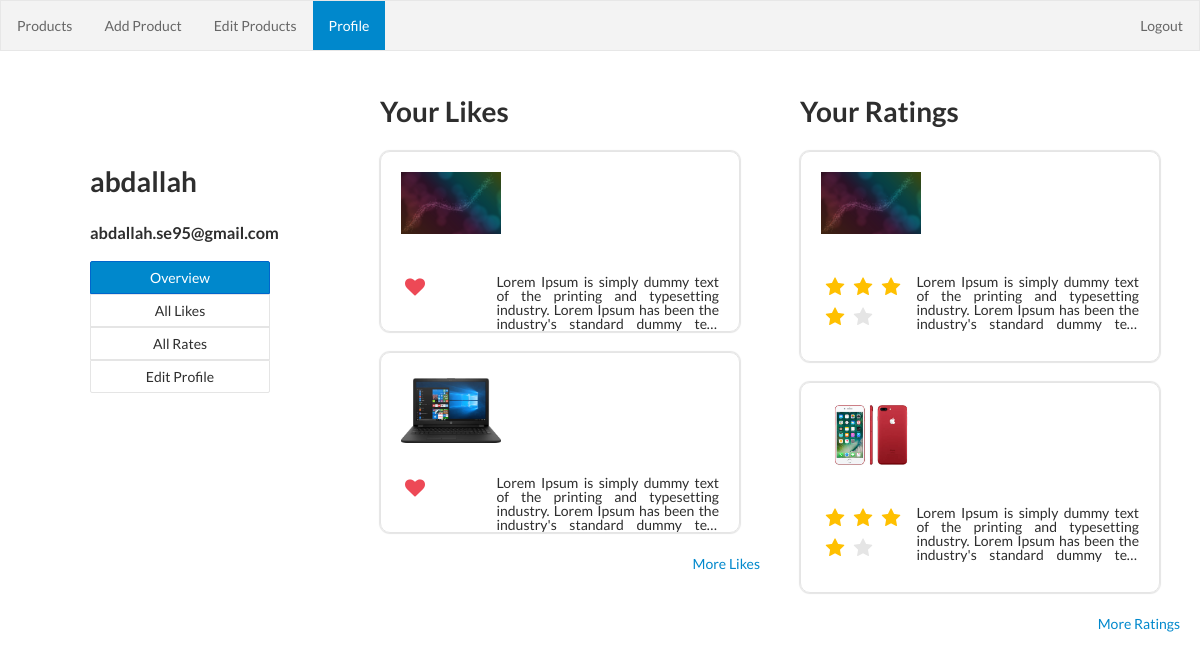
The app's page /Profile.php (signed in) with its own data.
### tables this page shows
CREATE TABLE IF NOT EXISTS `products` (
  `id` int(11) NOT NULL AUTO_INCREMENT,
  `name` varchar(250) NOT NULL,
  `description` varchar(250) NOT NULL,
  `price` int(11) NOT NULL,
  `review` int(10) NOT NULL DEFAULT '0',
  PRIMARY KEY (`id`)
);

CREATE TABLE IF NOT EXISTS `images` (
  `id` int(11) NOT NULL AUTO_INCREMENT,
  `name` varchar(250) NOT NULL,
  `product_id` int(11) NOT NULL,
  `main` tinyint(1) DEFAULT '0',
  PRIMARY KEY (`id`)
);

### controllers/Database.php (called while the page is built, shortened)
<?php
class Database{
    public  $host="localhost";
    public  $dbuser="root";
    public  $password="";
    public  $dbname="catalogue";
    function __construct(){
        $this->password = "";
        $this->host = "localhost";
        $this->dbuser = "root";
        $this->dbname = "catalogue";
    }
    function connect(){
        $conn = mysqli_connect($this->host,$this->dbuser,$this->password,$this->dbname);
        return $conn;
    }
    function query($conn,$sql){
        $res=mysqli_query($conn,$sql);
        return $res;
    }
}

### controllers/ProductController.php (called while the page is built, shortened)
<?php
include_once "Database.php";
class ProductController{
    public static function view_product($id){
        $query = "select * from products where id = $id";
        $db = new Database();
        $res = $db->query($db->connect(), $query);
        return $res;
    }
    public static function get_user_liked_products(){
        $uid = $_SESSION['user_id'];
        $query = "select product_id from user_likes where user_id = $uid";
        $db = new Database();
        $res = $db->query($db->connect(), $query);
        return $res;
    }
    public static function get_user_reviewed_products(){
        $uid = $_SESSION['user_id'];
        $query = "select product_id from product_reviews where user_id = $uid";
        $db = new Database();
        $res = $db->query($db->connect(), $query);
        return $res;
    }
}

### Profile.php (the view, shortened to what this page needs)
<?php
require "header.php";
require "controllers/ProductController.php";
$res = ProductController::get_user_liked_products();
$liked_ids = array();
$c = 0;
while($ress = mysqli_fetch_assoc($res)){
    if($c > 1)break;
    $liked_ids [] = mysqli_fetch_assoc(ProductController::view_product($ress['product_id']));
    $c++;
}
$res = ProductController::get_user_reviewed_products();
$reviewed_products = array();
$r = 0;
while($ress = mysqli_fetch_assoc($res)){
    if($r > 1 )break;
    $reviewed_products [] = mysqli_fetch_assoc(ProductController::view_product($ress['product_id']));
    $r++;
}
?>
<div class="profile">
    <div class="info">
        <h1><?php echo $_SESSION['username'];?></h1>
        <h3><?php echo $_SESSION['email'];?></h3>
        <ul>
            <li class="active"><a href="Profile.php">Overview</a></li>
            <li><a href="Likes.php">All Likes</a></li>
            <li><a href="Ratings.php">All Rates</a></li>
            <li><a href="EditProfile.php">Edit Profile</a></li>
        </ul>
    </div>
    <?php if($c > 0){?>
    <div class="likes">
        <h1>Your Likes</h1>
        <?php
        $x = 0;
        while ($x < $c){
            $query = "select name from images where product_id = ".$liked_ids[$x]['id']." and main= 1";
            $db = new Database();
            $res = $db->query($db->connect(), $query);
            $res = mysqli_fetch_assoc($res);
            $image_name = "default.jpg";
            if($res != null)
                $image_name = ($res['name'] == "")? "default.jpg":$res['name'];
        ?>
        <div class="product">
            <div class="photo">
                <img src="./photos/<?php echo $image_name?>">
            </div>
            <p class="description"><?php echo $liked_ids[$x]['description']?></p>
            <div class="like-rate">
                <i onclick="like(this)" name="<?php echo $liked_ids[$x]['id'];?>" class="icon-heart"
                   style="cursor: pointer; color: #ED4956;"></i>
            </div>
        </div>
        <?php $x++;}?>
        <a href="Likes.php" class="more">More Likes</a>
    </div>
    <?php }?>
    <?php if($r > 0){?>
    <div class="ratings">
        <h1>Your Ratings</h1>
        <?php
        $x = 0;
        while ($x < $r){
        $query = "select name from images where product_id = ".$reviewed_products[$x]['id']." and main= 1";
        $db = new Database();
        $res = $db->query($db->connect(), $query);
        $res = mysqli_fetch_assoc($res);
        $image_name = "default.jpg";
        if($res != null)
            $image_name = ($res['name'] == "")? "default.jpg":$res['name'];
        $review = (int)$reviewed_products[$x]['review'];
        ?>
        <div class="product">
            <div class="photo">
                <img src="./photos/<?php echo $image_name?>">
            </div>
            <p class="description"><?php echo $reviewed_products[$x]['description']?></p>
            <div class="like-rate">
                <?php for($i = 0 ;$i < 5; $i++){
                    $s = "";
                    if($review > $i)$s= "active";
                    echo '<i id="'.$reviewed_products[$x]['id'].'" onclick="rate(this)" name="'.($i+1).'"
                    style="cursor: pointer"class="icon-star '.$s.'" curr="'.$review.'"></i>';
                }?>
            </div>
        </div>
        <?php $x++;}?>
        <a href="Ratings.php" class="more">More Ratings</a>
    </div>
    <?php }?>
</div>
</body>
</html>

### css/main.css (style rules this page uses)
* { box-sizing: border-box; }
body, button, input, select, textarea { font-family: 'Lato', sans-serif; }
.profile { display: flex; min-height: 100vh; background: white; }
.profile > div { flex-grow: 1; padding: 20px; }
.profile .info { position: relative; padding: 90px; min-width: 30vw; }
.profile .info ul { text-align: center; }
.profile .info ul li { padding: 5px; border: 1px solid #e5e5e5; }
.profile .info ul li.active { background-color: #0088cc; color: white; border: 1px solid #0066cc; }
.profile .info ul li:first-child { border-radius: 2px 2px 0 0; }
.profile .info ul li:last-child { border-radius: 0 0 2px 2px; }
.profile .product { border: 1px #e5e5e5 solid; padding: 20px; border-radius: 10px; box-shadow: 0 0 1px 1px #e5e5e5; margin: 0 20px 20px 0; width: 30vw; }
.profile .product .photo { width: 100px; height: 6em; display: inline-block; margin-right: 10px; overflow: hidden; }
.profile .product .photo img { width: 100%; }
.profile .product .description { float: right; line-height: 1em; overflow: hidden; display: -webkit-box; -webkit-line-clamp: 4; -webkit-box-orient: vertical; max-width: 70%; text-align: justify; }
.profile .product .like-rate { margin: 10px 0; font-size: 20px; }
.profile .product .icon-heart { color: #ED4956; }
.profile .product .icon-star { color: #e5e5e5; }
.profile .product .icon-star.active { color: #FFC000; }
.profile .more { color: #0088cc; float: right; }

### records on screen
products: images.name (picture), description "Lorem Ipsum is simply dummy text of the printing and typesetting industry. Lorem Ipsum has been the industry's standard dummy…"
products: images.name (picture), description "Lorem Ipsum is simply dummy text of the printing and typesetting industry. Lorem Ipsum has been the industry's standard dummy…"
images: name (picture), product.description "Lorem Ipsum is simply dummy text of the printing and typesetting industry. Lorem Ipsum has been the industry's standard dummy…"
images: name (picture), product.description "Lorem Ipsum is simply dummy text of the printing and typesetting industry. Lorem Ipsum has been the industry's standard dummy…"

### other values on screen
$_SESSION['username'] "abdallah"
$_SESSION['email'] "abdallah.se95@gmail.com"
